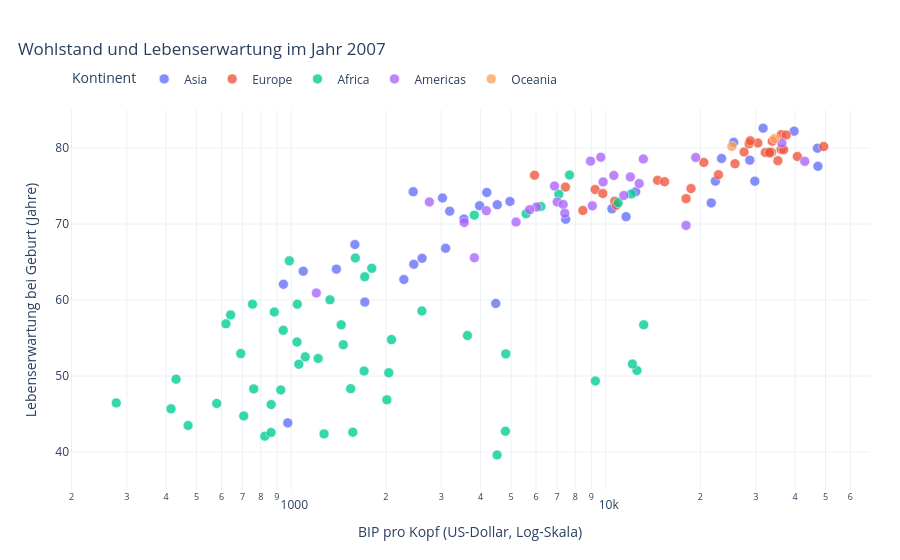

This figure's notebook cell:
### Markdown cell above
---
## 6. Plotly Express entwickeln und mit `update_*` verfeinern

Wir erzeugen die Figur zunächst kompakt mit **Plotly Express**. 

Danach trennen wir die Änderungen nach Zuständigkeit:

- `update_traces`: Markierungen und Hover-Inhalte
- `update_layout`: Titel, Legende, Abstände und globale Darstellung
- `update_xaxes` / `update_yaxes`: Achsen und Gitterlinien

### Code cell
# Plotly Express bietet eine einfache Möglichkeit, die Darstellung der Punkte zu aktualisieren, ohne die ursprüngliche Abbildung zu verändern. Hier wird eine neue Abbildung erstellt, die die Punkte größer und transparenter darstellt und ein benutzerdefiniertes Hover-Template verwendet.
fig_updated = px.scatter(
    df_2007, x="gdpPercap", y="lifeExp", color="continent", hover_name="country", log_x=True
)

# Die Darstellung der Punkte wird aktualisiert, um sie größer und transparenter zu machen, und ein benutzerdefiniertes Hover-Template wird hinzugefügt.
fig_updated.update_traces(
    marker={"size": 10, "opacity": 0.78, "line": {"width": 0.6, "color": "white"}},
    hovertemplate="<b>%{hovertext}</b><br>BIP/Kopf: %{x:,.0f} US$<br>Lebenserwartung: %{y:.1f} Jahre<extra></extra>",
)

# Die Layout-Einstellungen der Abbildung werden aktualisiert, um den Titel, das Template, die Legende, die Ränder und den Hover-Modus anzupassen. Außerdem werden die Achsentitel und der Bereich der y-Achse festgelegt.
fig_updated.update_layout(
    title={"text": "Wohlstand und Lebenserwartung im Jahr 2007", "x": 0.02},
    template="plotly_white",
    legend={"title": {"text": "Kontinent"}, "orientation": "h", "y": 1.12},
    margin={"l": 70, "r": 30, "t": 110, "b": 70},
    hovermode="closest",
)

# Die Achsentitel und der Bereich der y-Achse werden aktualisiert, um die Daten besser darzustellen.
fig_updated.update_xaxes(title="BIP pro Kopf (US-Dollar, Log-Skala)", showgrid=True)
fig_updated.update_yaxes(title="Lebenserwartung bei Geburt (Jahre)", range=[35, 85], showgrid=True)
 
fig_updated.show(config={"displaylogo": False})

### Figure 1 — Plotly figure (JSON) as saved in the notebook; plotly's stock layout.template omitted (floating-point values rounded to 4 significant figures)
{"data": [{"hovertemplate": "<b>%{hovertext}</b><br>BIP/Kopf: %{x:,.0f} US$<br>Lebenserwartung: %{y:.1f} Jahre<extra></extra>", "hovertext": ["Afghanistan", "Bahrain", "Bangladesh", "Cambodia", "China", "Hong Kong, China", "India", "Indonesia", "Iran", "Iraq", "Israel", "Japan", "Jordan", "Korea, Dem. Rep.", "Korea, Rep.", "Kuwait", "Lebanon", "Malaysia", "Mongolia", "Myanmar", "Nepal", "Oman", "Pakistan", "Philippines", "Saudi Arabia", "Singapore", "Sri Lanka", "Syria", "Taiwan", "Thailand", "Vietnam", "West Bank and Gaza", "Yemen, Rep."], "legendgroup": "Asia", "marker": {"color": "#636efa", "line": {"color": "white", "width": 0.6}, "opacity": 0.78, "size": 10, "symbol": "circle"}, "mode": "markers", "name": "Asia", "orientation": "v", "showlegend": true, "type": "scatter", "x": [974.6, 29800.0, 1391.0, 1714.0, 4959.0, 39720.0, 2452.0, 3541.0, 11610.0, 4471.0, 25520.0, 31660.0, 4519.0, 1593.0, 23350.0, 47310.0, 10460.0, 12450.0, 3096.0, 944, 1091.0, 22320.0, 2606.0, 3190.0, 21650.0, 47140.0, 3970.0, 4185.0, 28720.0, 7458.0, 2442.0, 3025.0, 2281.0], "xaxis": "x", "y": [43.83, 75.64, 64.06, 59.72, 72.96, 82.21, 64.7, 70.65, 70.96, 59.55, 80.75, 82.6, 72.53, 67.3, 78.62, 77.59, 71.99, 74.24, 66.8, 62.07, 63.78, 75.64, 65.48, 71.69, 72.78, 79.97, 72.4, 74.14, 78.4, 70.62, 74.25, 73.42, 62.7], "yaxis": "y"}, {"hovertemplate": "<b>%{hovertext}</b><br>BIP/Kopf: %{x:,.0f} US$<br>Lebenserwartung: %{y:.1f} Jahre<extra></extra>", "hovertext": ["Albania", "Austria", "Belgium", "Bosnia and Herzegovina", "Bulgaria", "Croatia", "Czech Republic", "Denmark", "Finland", "France", "Germany", "Greece", "Hungary", "Iceland", "Ireland", "Italy", "Montenegro", "Netherlands", "Norway", "Poland", "Portugal", "Romania", "Serbia", "Slovak Republic", "Slovenia", "Spain", "Sweden", "Switzerland", "Turkey", "United Kingdom"], "legendgroup": "Europe", "marker": {"color": "#EF553B", "line": {"color": "white", "width": 0.6}, "opacity": 0.78, "size": 10, "symbol": "circle"}, "mode": "markers", "name": "Europe", "orientation": "v", "showlegend": true, "type": "scatter", "x": [5937.0, 36130.0, 33690.0, 7446.0, 10680.0, 14620.0, 22830.0, 35280.0, 33210.0, 30470.0, 32170.0, 27540.0, 18010.0, 36180.0, 40680.0, 28570.0, 9254.0, 36800.0, 49360.0, 15390.0, 20510.0, 10810.0, 9787.0, 18680.0, 25770.0, 28820.0, 33860.0, 37510.0, 8458.0, 33200.0], "xaxis": "x", "y": [76.42, 79.83, 79.44, 74.85, 73.0, 75.75, 76.49, 78.33, 79.31, 80.66, 79.41, 79.48, 73.34, 81.76, 78.89, 80.55, 74.54, 79.76, 80.2, 75.56, 78.1, 72.48, 74.0, 74.66, 77.93, 80.94, 80.88, 81.7, 71.78, 79.42], "yaxis": "y"}, {"hovertemplate": "<b>%{hovertext}</b><br>BIP/Kopf: %{x:,.0f} US$<br>Lebenserwartung: %{y:.1f} Jahre<extra></extra>", "hovertext": ["Algeria", "Angola", "Benin", "Botswana", "Burkina Faso", "Burundi", "Cameroon", "Central African Republic", "Chad", "Comoros", "Congo, Dem. Rep.", "Congo, Rep.", "Cote d'Ivoire", "Djibouti", "Egypt", "Equatorial Guinea", "Eritrea", "Ethiopia", "Gabon", "Gambia", "Ghana", "Guinea", "Guinea-Bissau", "Kenya", "Lesotho", "Liberia", "Libya", "Madagascar", "Malawi", "Mali", "Mauritania", "Mauritius", "Morocco", "Mozambique", "Namibia", "Niger", "Nigeria", "Reunion", "Rwanda", "Sao Tome and Principe", "Senegal", "Sierra Leone", "Somalia", "South Africa", "Sudan", "Swaziland", "Tanzania", "Togo", "Tunisia", "Uganda", "Zambia", "Zimbabwe"], "legendgroup": "Africa", "marker": {"color": "#00cc96", "line": {"color": "white", "width": 0.6}, "opacity": 0.78, "size": 10, "symbol": "circle"}, "mode": "markers", "name": "Africa", "orientation": "v", "showlegend": true, "type": "scatter", "x": [6223.0, 4797.0, 1441.0, 12570.0, 1217.0, 430.1, 2042.0, 706.0, 1704.0, 986.1, 277.6, 3633.0, 1545.0, 2082.0, 5581.0, 12150.0, 641.4, 690.8, 13210.0, 752.7, 1328.0, 942.7, 579.2, 1463.0, 1569.0, 414.5, 12060.0, 1045.0, 759.3, 1043.0, 1803.0, 10960.0, 3820.0, 823.7, 4811.0, 619.7, 2014.0, 7670.0, 863.1, 1598.0, 1712.0, 862.5, 926.1, 9270.0, 2602.0, 4513.0, 1107.0, 883.0, 7093.0, 1056.0, 1271.0, 469.7], "xaxis": "x", "y": [72.3, 42.73, 56.73, 50.73, 52.3, 49.58, 50.43, 44.74, 50.65, 65.15, 46.46, 55.32, 48.33, 54.79, 71.34, 51.58, 58.04, 52.95, 56.73, 59.45, 60.02, 56.01, 46.39, 54.11, 42.59, 45.68, 73.95, 59.44, 48.3, 54.47, 64.16, 72.8, 71.16, 42.08, 52.91, 56.87, 46.86, 76.44, 46.24, 65.53, 63.06, 42.57, 48.16, 49.34, 58.56, 39.61, 52.52, 58.42, 73.92, 51.54, 42.38, 43.49], "yaxis": "y"}, {"hovertemplate": "<b>%{hovertext}</b><br>BIP/Kopf: %{x:,.0f} US$<br>Lebenserwartung: %{y:.1f} Jahre<extra></extra>", "hovertext": ["Argentina", "Bolivia", "Brazil", "Canada", "Chile", "Colombia", "Costa Rica", "Cuba", "Dominican Republic", "Ecuador", "El Salvador", "Guatemala", "Haiti", "Honduras", "Jamaica", "Mexico", "Nicaragua", "Panama", "Paraguay", "Peru", "Puerto Rico", "Trinidad and Tobago", "United States", "Uruguay", "Venezuela"], "legendgroup": "Americas", "marker": {"color": "#ab63fa", "line": {"color": "white", "width": 0.6}, "opacity": 0.78, "size": 10, "symbol": "circle"}, "mode": "markers", "name": "Americas", "orientation": "v", "showlegend": true, "type": "scatter", "x": [12780.0, 3822.0, 9066.0, 36320.0, 13170.0, 7007.0, 9645.0, 8948.0, 6025.0, 6873.0, 5728.0, 5186.0, 1202.0, 3548.0, 7321.0, 11980.0, 2749.0, 9809.0, 4173.0, 7409.0, 19330.0, 18010.0, 42950.0, 10610.0, 11420.0], "xaxis": "x", "y": [75.32, 65.55, 72.39, 80.65, 78.55, 72.89, 78.78, 78.27, 72.23, 74.99, 71.88, 70.26, 60.92, 70.2, 72.57, 76.19, 72.9, 75.54, 71.75, 71.42, 78.75, 69.82, 78.24, 76.38, 73.75], "yaxis": "y"}, {"hovertemplate": "<b>%{hovertext}</b><br>BIP/Kopf: %{x:,.0f} US$<br>Lebenserwartung: %{y:.1f} Jahre<extra></extra>", "hovertext": ["Australia", "New Zealand"], "legendgroup": "Oceania", "marker": {"color": "#FFA15A", "line": {"color": "white", "width": 0.6}, "opacity": 0.78, "size": 10, "symbol": "circle"}, "mode": "markers", "name": "Oceania", "orientation": "v", "showlegend": true, "type": "scatter", "x": [34440.0, 25190.0], "xaxis": "x", "y": [81.23, 80.2], "yaxis": "y"}], "layout": {"hovermode": "closest", "legend": {"orientation": "h", "title": {"text": "Kontinent"}, "tracegroupgap": 0, "y": 1.12}, "margin": {"b": 70, "l": 70, "r": 30, "t": 110}, "title": {"text": "Wohlstand und Lebenserwartung im Jahr 2007", "x": 0.02}, "xaxis": {"anchor": "y", "domain": [0, 1], "showgrid": true, "title": {"text": "BIP pro Kopf (US-Dollar, Log-Skala)"}, "type": "log"}, "yaxis": {"anchor": "x", "domain": [0, 1], "range": [35, 85], "showgrid": true, "title": {"text": "Lebenserwartung bei Geburt (Jahre)"}}}}
